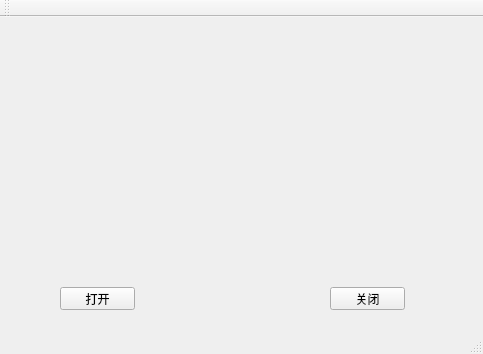
<?xml version="1.0" encoding="UTF-8"?>
<ui version="4.0">
 <class>ReceiveVideo</class>
 <widget class="QMainWindow" name="ReceiveVideo">
  <property name="geometry">
   <rect>
    <x>0</x>
    <y>0</y>
    <width>483</width>
    <height>354</height>
   </rect>
  </property>
  <property name="windowTitle">
   <string>ReceiveVideo</string>
  </property>
  <widget class="QWidget" name="centralWidget">
   <widget class="QLabel" name="label">
    <property name="geometry">
     <rect>
      <x>0</x>
      <y>10</y>
      <width>481</width>
      <height>241</height>
     </rect>
    </property>
    <property name="text">
     <string/>
    </property>
   </widget>
   <widget class="QPushButton" name="pbOpen">
    <property name="geometry">
     <rect>
      <x>60</x>
      <y>270</y>
      <width>75</width>
      <height>23</height>
     </rect>
    </property>
    <property name="text">
     <string>打开</string>
    </property>
   </widget>
   <widget class="QPushButton" name="pbClose">
    <property name="geometry">
     <rect>
      <x>330</x>
      <y>270</y>
      <width>75</width>
      <height>23</height>
     </rect>
    </property>
    <property name="text">
     <string>关闭</string>
    </property>
   </widget>
  </widget>
  <widget class="QMenuBar" name="menuBar">
   <property name="geometry">
    <rect>
     <x>0</x>
     <y>0</y>
     <width>483</width>
     <height>23</height>
    </rect>
   </property>
  </widget>
  <widget class="QToolBar" name="mainToolBar">
   <attribute name="toolBarArea">
    <enum>TopToolBarArea</enum>
   </attribute>
   <attribute name="toolBarBreak">
    <bool>false</bool>
   </attribute>
  </widget>
  <widget class="QStatusBar" name="statusBar"/>
 </widget>
 <layoutdefault spacing="6" margin="11"/>
 <resources/>
 <connections/>
</ui>
